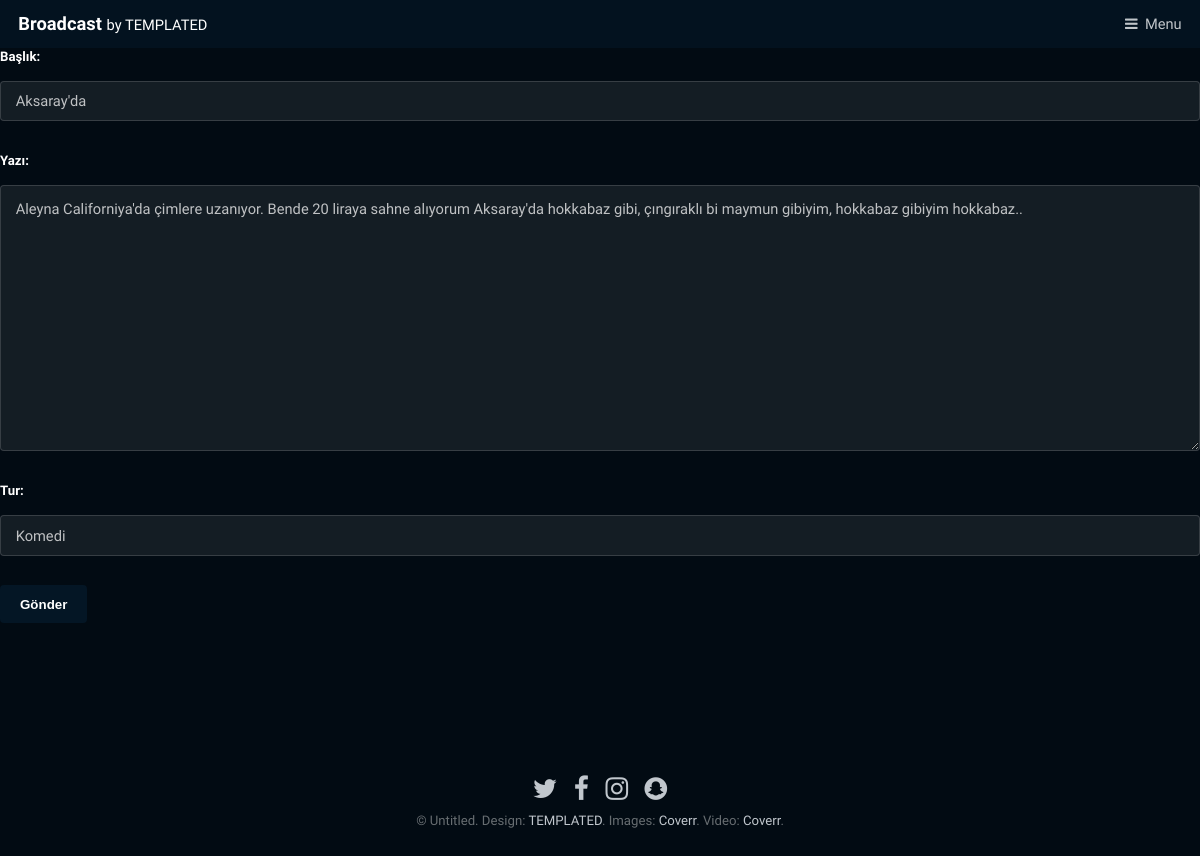
Before: /blog/detay/2/duzenle/ with the older database file.
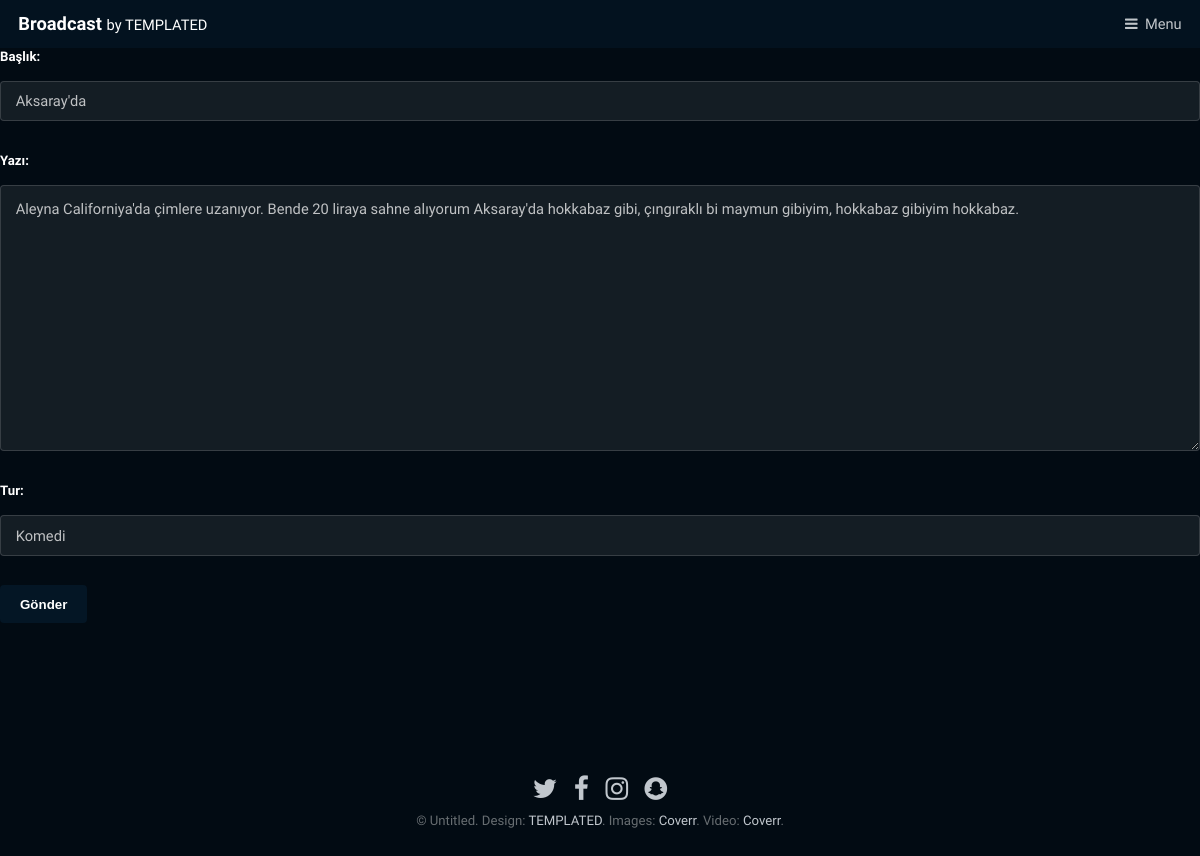
After: the same page with the newer database file.
### blog/models.py (models this page shows, shortened)
class GonderiModel(models.Model):
    class Meta:
        verbose_name="Gönderi"
        verbose_name_plural = "Gönderiler"
    SECENEKLER = [("1","Korku"),("2","Komedi"),("3","Günlük")]
    tur = models.CharField(max_length=8,choices=SECENEKLER,default="1")
    baslik = models.CharField(verbose_name="Başlık",max_length=200)
    yazi = models.TextField(verbose_name="Yazı")
    kayitzaman = models.DateTimeField(verbose_name="Kayıt Tarih Saat",default=timezone.now)
    yayimzaman = models.DateTimeField(verbose_name="Yayın Zaman Tarih Saat",null=True,blank=True)

### blog/views.py (the view)
# urls.py: path('detay/<int:pk>/duzenle/',views.gonderiduzenle,name="gonderiduzenle"),
def gonderiduzenle(request,pk):
    gonderi = get_object_or_404(GonderiModel,pk=pk)
    if request.method == "POST":
        form = GonderiForm(request.POST,instance=gonderi)
        gonderi = form.save(commit=False)
        gonderi.yayimzaman = timezone.now()
        gonderi.save()
        return redirect("gonderidetay",pk=gonderi.pk)
    else:
        form = GonderiForm(instance=gonderi)
    return render(request,"blog/yenigonderi.html",{"form":form})

### blog/forms.py
class GonderiForm(forms.ModelForm):
    class Meta:
        model=GonderiModel
        fields = ('baslik','yazi','tur')

### templates/blog/yenigonderi.html (shortened to what this page needs)
{% extends '../generic.html' %}
{% block icerik %}
<form method="POST">
{{form.as_p}}
<button type="submit">Gönder</button>
</form>
{% endblock %}

Changed rows visible on the page:
changed GonderiModel "Aksaray'da": yazi "Aleyna Californiya'da çimlere uzanıyor. Bende 20 liraya sahne alıyorum Aksaray'da hokkabaz gibi, çıngıraklı bi maymun gibiyim, hokkabaz gibiyim hokkabaz.." → "Aleyna Californiya'da çimlere uzanıyor. Bende 20 liraya sahne alıyorum Aksaray'da hokkabaz gibi, çıngıraklı bi maymun gibiyim, hokkabaz gibiyim hokkabaz."
